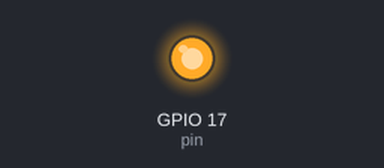
Simulated run of this program. Board: Raspberry Pi (BCM pin numbers), started with the argument big. Shown: output pins drawn as LEDs (lit = HIGH). At 0.0 s the program stops and its outputs stay as they are.

Above: at 0.1 s.
Timing chart, 0 to 1.5 s (numbered marks = the images above):
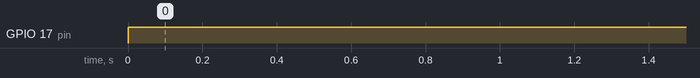

The program:

irswitch.py
```python
import RPi.GPIO as GPIO
import time
import sys

pin = 17

GPIO.setwarnings(False)
GPIO.setmode(GPIO.BCM)
GPIO.setup(pin, GPIO.OUT)

if sys.argv[1]=="big":
    GPIO.output(pin, 1)
else:
    GPIO.output(pin, 0)
```

Measured:
- by itself, GPIO 17 (pin): LOW → HIGH at 0.00 s
